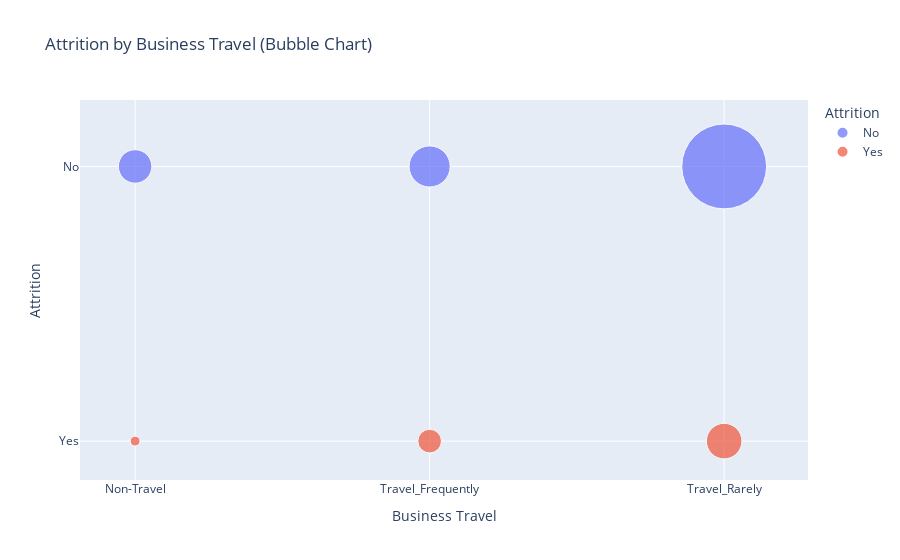

Source (notebook cell):
### Code cell
# Bubble Chart Business Trabel by Attrition
bubble_df = df.groupby(["BusinessTravel", "Attrition"]).size().reset_index(name="Count")

fig = px.scatter(bubble_df, 
                 x="BusinessTravel", 
                 y="Attrition", 
                 size="Count", 
                 color="Attrition",
                 title="Attrition by Business Travel (Bubble Chart)",
                 labels={"BusinessTravel":"Business Travel", "Attrition":"Attrition"},
                 size_max=60)

fig.show()

### Figure 1 — Plotly figure (JSON) as saved in the notebook; plotly's stock layout.template omitted (floating-point values rounded to 4 significant figures)
{"data": [{"hovertemplate": "Attrition=%{y}<br>Business Travel=%{x}<br>Count=%{marker.size}<extra></extra>", "legendgroup": "No", "marker": {"color": "#636efa", "size": [138, 208, 887], "sizemode": "area", "sizeref": 0.2464, "symbol": "circle"}, "mode": "markers", "name": "No", "orientation": "v", "showlegend": true, "type": "scatter", "x": ["Non-Travel", "Travel_Frequently", "Travel_Rarely"], "xaxis": "x", "y": ["No", "No", "No"], "yaxis": "y"}, {"hovertemplate": "Attrition=%{y}<br>Business Travel=%{x}<br>Count=%{marker.size}<extra></extra>", "legendgroup": "Yes", "marker": {"color": "#EF553B", "size": [12, 69, 156], "sizemode": "area", "sizeref": 0.2464, "symbol": "circle"}, "mode": "markers", "name": "Yes", "orientation": "v", "showlegend": true, "type": "scatter", "x": ["Non-Travel", "Travel_Frequently", "Travel_Rarely"], "xaxis": "x", "y": ["Yes", "Yes", "Yes"], "yaxis": "y"}], "layout": {"legend": {"itemsizing": "constant", "title": {"text": "Attrition"}, "tracegroupgap": 0}, "title": {"text": "Attrition by Business Travel (Bubble Chart)"}, "xaxis": {"anchor": "y", "domain": [0, 1], "title": {"text": "Business Travel"}}, "yaxis": {"anchor": "x", "categoryarray": ["Yes", "No"], "categoryorder": "array", "domain": [0, 1], "title": {"text": "Attrition"}}}}
